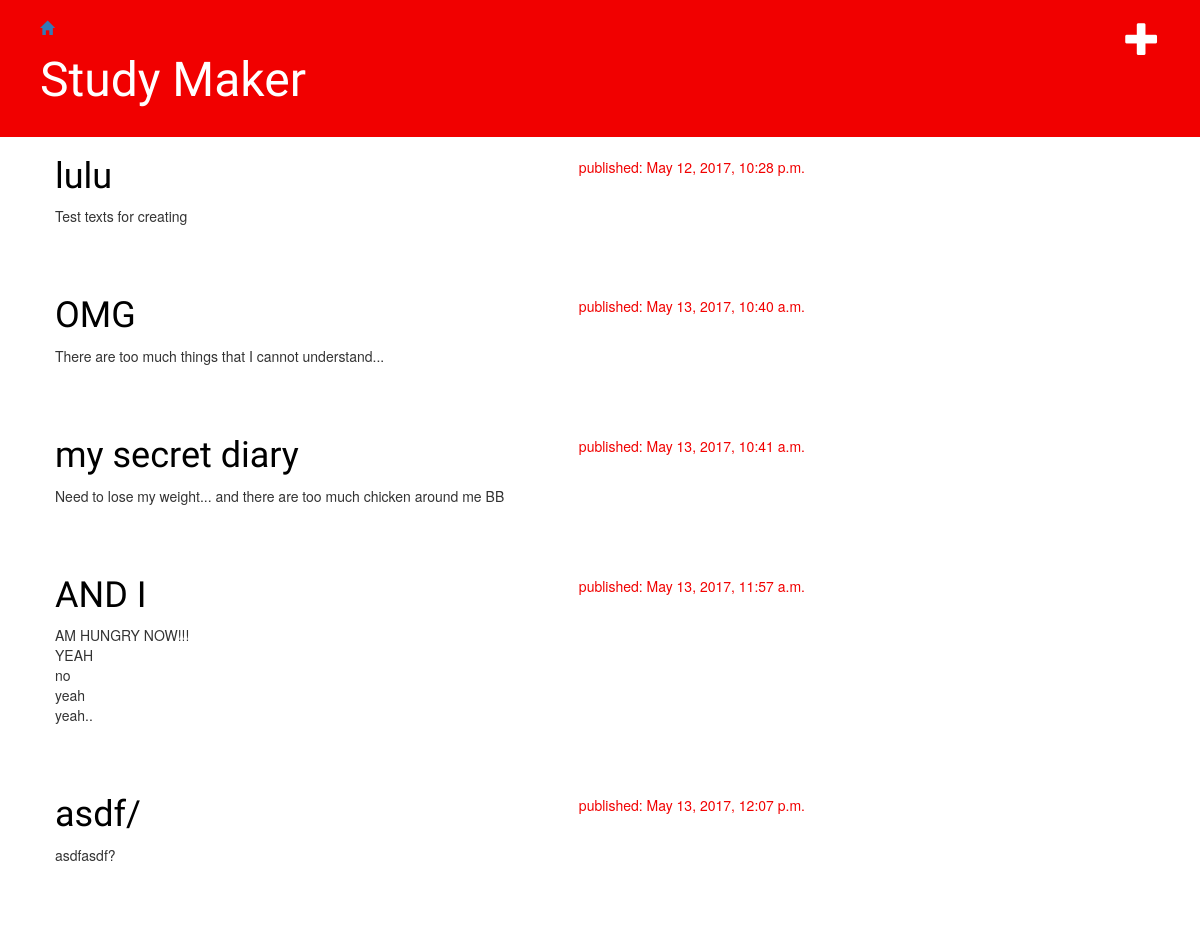
The app's page / (signed in) with its own data.
### blog/models.py (models this page shows, shortened)
class Post(models.Model):
        author = models.ForeignKey('auth.User')
        title = models.CharField(max_length=200)
        text = models.TextField()
        created_date = models.DateTimeField(
                default=timezone.now)
        published_date = models.DateTimeField(
                blank=True, null=True)

### blog/views.py (the view)
@login_required
def post_list(request):
    posts = Post.objects.filter(published_date__lte=timezone.now()).order_by('published_date')
    return render(request, 'blog/post_list.html', {'posts': posts})

### blog/templates/blog/post_list.html
{% extends 'blog/base.html' %}
{% block content %}
	{% for post in posts %}
	<div class="post">
		<div class="date">
		<p>published: {{ post.published_date }} </p>
		</div>
		<h1><a href="{% url 'post_detail' pk=post.pk %}">{{ post.title }}</a></h1>
		<p>{{ post.text|linebreaksbr }}</p>
	</div>
	{% endfor %}
{% endblock content %}

### blog/templates/blog/base.html (shortened to what this page needs)
{% load staticfiles %}
<html>
    <head>
        <link rel="stylesheet" href="//maxcdn.bootstrapcdn.com/bootstrap/3.2.0/css/bootstrap.min.css">
        <link rel="stylesheet" href="//maxcdn.bootstrapcdn.com/bootstrap/3.2.0/css/bootstrap-theme.min.css">
        <link rel="stylesheet" href="{% static 'css/blog.css' %}">
    </head>
    <body>
        <div class="header">
	{% if user.is_authenticated %}
	<a href="{% url 'post_new' %}" class="top-menu"><span class="glyphicon glyphicon-plus"></span></a>
	<a href="/"><span class="glyphicon glyphicon-home"></span></a>
	{% else %}
	<a href="{% url 'django.contrib.auth.views.login' %}" class="top-menu"><span class="glyphicon glyphicon-lock"></span></a>
	{% endif %}
       	<h1><a href="/">Study Maker</a></h1>
        </div>
        <div class="content container">
            <div class="row">
                <div class="col-md-8">
		{% block content %}
		{% endblock %}
                </div>
            </div>
        </div>
    </body>
</html>

### blog/static/css/blog.css (style rules this page uses)
h1 a { color: #F11011; font-family: 'Lobster'; }
body { paddling-left: 15px; }
.header { background-color: #F10000; margin-top: 0; padding: 20px 20px 20px 40px; }
.header h1, .header h1 a, .header h1 a:visited, .header h1 a:active { color: #ffffff; font-size: 36pt; text-decoration: none; }
.content { margin-left: 40px; }
h1, h2, h3, h4 { font=family: 'Lobster', cursive; }
.date { float: right; color: #F10100; }
.top-menu, .top-menu:hover, .top-menu:visited { color: #ffffff; float: right; font-size: 26pt; margin-right: 20px; }
.post { margin-bottom: 70px; }
.post h1 a, .post h1 a:visited { color: #000000; }

### records on screen
Post: published_date "May 12, 2017, 10:28 p.m.", title "lulu", text "Test texts for creating"
Post: published_date "May 13, 2017, 10:40 a.m.", title "OMG", text "There are too much things that I cannot understand..."
Post: published_date "May 13, 2017, 10:41 a.m.", title "my secret diary", text "Need to lose my weight... and there are too much chicken around me BB"
Post: published_date "May 13, 2017, 11:57 a.m.", title "AND I", text "AM HUNGRY NOW!!! YEAH no yeah yeah.."
Post: published_date "May 13, 2017, 12:07 p.m.", title "asdf/", text "asdfasdf?"
